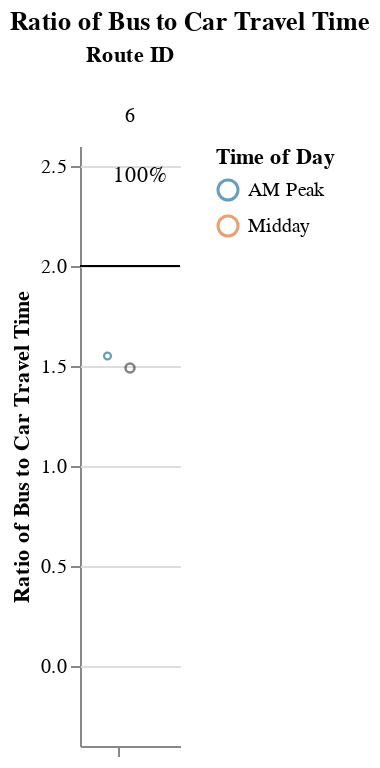
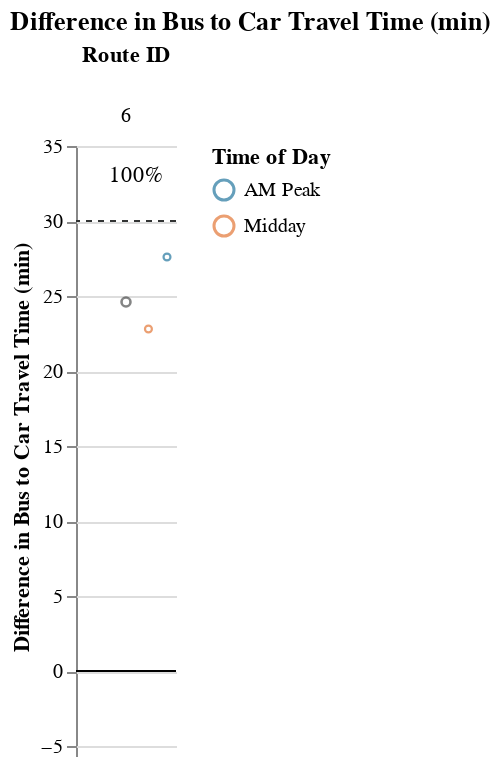

Notebook source saved alongside these figures, in order:
### Markdown cell above
### Medium Routes (1-1.5 hrs)

### Code cell
route_group = "medium"
try:
    display_charts_for_route_group(df, route_group)
except:
    print("No routes meet this criteria.")

### Figure 1 — Vega-Lite specification as saved in the notebook (floating-point values rounded to 4 significant figures)
{"config": {"view": {"continuousWidth": 400, "continuousHeight": 300, "stroke": null}, "facet": {"spacing": 0}}, "data": {"name": "data-4be16a0f30022f8b45fa4d2267abdd32"}, "facet": {"column": {"field": "route_id", "sort": ["6"], "title": "Route ID", "type": "nominal"}}, "spec": {"layer": [{"mark": "rule", "encoding": {"color": {"value": "black"}, "y": {"field": "cutoff", "type": "quantitative"}}, "selection": {"selector003": {"type": "interval", "bind": "scales", "encodings": ["x", "y"]}}}, {"mark": {"type": "point", "opacity": 0.65, "size": 12, "strokeWidth": 1.1}, "encoding": {"color": {"field": "time_of_day", "scale": {"range": ["#136C97", "#E16B26", "#F6BF16", "#00896B", "#7790A3", "#5B559C"]}, "sort": ["AM Peak", "Midday", "PM Peak", "Owl Service"], "title": "Time of Day", "type": "nominal"}, "tooltip": [{"field": "route_id", "type": "nominal"}, {"field": "trip_id", "type": "nominal"}, {"field": "service_hours", "type": "quantitative"}, {"field": "car_duration_hours", "type": "quantitative"}, {"field": "bus_multiplier", "type": "quantitative"}, {"field": "bus_difference", "type": "quantitative"}, {"field": "num_trips", "type": "quantitative"}, {"field": "num_competitive", "type": "quantitative"}, {"field": "pct_trips_competitive", "type": "quantitative"}, {"field": "p25", "type": "quantitative"}, {"field": "p50", "type": "quantitative"}, {"field": "p75", "type": "quantitative"}], "x": {"axis": {"grid": false, "labels": false, "ticks": true, "values": [0]}, "field": "jitter", "scale": {}, "title": null, "type": "quantitative"}, "y": {"field": "bus_multiplier", "scale": {"domain": [-0.25, 2.5]}, "title": "Ratio of Bus to Car Travel Time", "type": "quantitative"}}, "transform": [{"calculate": "sqrt(-2*log(random()))*cos(2*PI*random())", "as": "jitter"}], "width": 50}, {"layer": [{"mark": {"type": "point", "opacity": 0.6, "size": 20, "strokeWidth": 1.3}, "encoding": {"color": {"value": "#323434"}, "y": {"field": "bus_multiplier", "type": "quantitative"}}, "transform": [{"filter": "(datum.p50_trip === 1)"}]}, {"mark": {"type": "text", "align": "center", "baseline": "middle"}, "encoding": {"color": {"value": "black"}, "text": {"field": "pct_trips_competitive", "format": ".0%", "type": "quantitative"}, "tooltip": [{"field": "route_id", "type": "nominal"}, {"field": "trip_id", "type": "nominal"}, {"field": "service_hours", "type": "quantitative"}, {"field": "car_duration_hours", "type": "quantitative"}, {"field": "bus_multiplier", "type": "quantitative"}, {"field": "bus_difference", "type": "quantitative"}, {"field": "num_trips", "type": "quantitative"}, {"field": "num_competitive", "type": "quantitative"}, {"field": "pct_trips_competitive", "type": "quantitative"}, {"field": "p25", "type": "quantitative"}, {"field": "p50", "type": "quantitative"}, {"field": "p75", "type": "quantitative"}], "x": {"value": 30}, "y": {"value": 15}}, "transform": [{"calculate": "sqrt(-2*log(random()))*cos(2*PI*random())", "as": "jitter"}, {"filter": "(datum.fastest_trip === 1)"}]}]}]}, "resolve": {"scale": {"y": "shared"}}, "title": "Ratio of Bus to Car Travel Time", "$schema": "https://vega.github.io/schema/vega-lite/v4.17.0.json", "datasets": {"data-4be16a0f30022f8b45fa4d2267abdd32": [{"calitp_itp_id": 169, "trip_key": -9130655791526121727, "trip_id": "6WD6_1645", "shape_id": "6", "route_id": "6", "service_hours": 1.22, "trip_first_departure_ts": 60300, "trip_last_arrival_ts": 64680, "departure_hour": 16, "time_of_day": "Midday", "p25": 1.235, "p50": 1.25, "p75": 1.275, "p50_trip": 0, "fastest_trip": 1, "car_duration_hours": 0.84, "competitive_route": 1, "bus_multiplier": 1.45, "bus_difference": 22.8, "num_trips": 3, "num_competitive": 3, "pct_trips_competitive": 1.0, "bus_difference_spread": 4.8, "route_group": "medium", "max_trip_hrs": 1.3, "max_trip_route_group": 1.3, "name": "City of Lompoc", "caltrans_district": "05 - San Luis Obispo", "drmt_organization_name": null, "cutoff2": 30, "cutoff": 2}, {"calitp_itp_id": 169, "trip_key": -2574567352452424182, "trip_id": "6WD6_1300", "shape_id": "6", "route_id": "6", "service_hours": 1.25, "trip_first_departure_ts": 46800, "trip_last_arrival_ts": 51300, "departure_hour": 13, "time_of_day": "Midday", "p25": 1.235, "p50": 1.25, "p75": 1.275, "p50_trip": 1, "fastest_trip": 0, "car_duration_hours": 0.84, "competitive_route": 1, "bus_multiplier": 1.49, "bus_difference": 24.6, "num_trips": 3, "num_competitive": 3, "pct_trips_competitive": 1.0, "bus_difference_spread": 4.8, "route_group": "medium", "max_trip_hrs": 1.3, "max_trip_route_group": 1.3, "name": "City of Lompoc", "caltrans_district": "05 - San Luis Obispo", "drmt_organization_name": null, "cutoff2": 30, "cutoff": 2}, {"calitp_itp_id": 169, "trip_key": 2696374193022581807, "trip_id": "6WD6_0715", "shape_id": "6", "route_id": "6", "service_hours": 1.3, "trip_first_departure_ts": 26100, "trip_last_arrival_ts": 30780, "departure_hour": 7, "time_of_day": "AM Peak", "p25": 1.235, "p50": 1.25, "p75": 1.275, "p50_trip": 0, "fastest_trip": 0, "car_duration_hours": 0.84, "competitive_route": 1, "bus_multiplier": 1.55, "bus_difference": 27.6, "num_trips": 3, "num_competitive": 3, "pct_trips_competitive": 1.0, "bus_difference_spread": 4.8, "route_group": "medium", "max_trip_hrs": 1.3, "max_trip_route_group": 1.3, "name": "City of Lompoc", "caltrans_district": "05 - San Luis Obispo", "drmt_organization_name": null, "cutoff2": 30, "cutoff": 2}]}}

### Figure 2 — Vega-Lite specification as saved in the notebook (floating-point values rounded to 4 significant figures)
{"config": {"view": {"continuousWidth": 400, "continuousHeight": 300, "stroke": null}, "facet": {"spacing": 0}}, "data": {"name": "data-156c9d652bd91c1998af2fd01b28a4c7"}, "facet": {"column": {"field": "route_id", "sort": ["6"], "title": "Route ID", "type": "nominal"}}, "spec": {"layer": [{"mark": "rule", "encoding": {"color": {"value": "black"}, "y": {"field": "cutoff", "type": "quantitative"}}, "selection": {"selector004": {"type": "interval", "bind": "scales", "encodings": ["x", "y"]}}}, {"mark": {"type": "rule", "strokeDash": [3, 3]}, "encoding": {"color": {"value": "#323434"}, "y": {"field": "cutoff2", "type": "quantitative"}}}, {"mark": {"type": "point", "opacity": 0.65, "size": 12, "strokeWidth": 1.1}, "encoding": {"color": {"field": "time_of_day", "scale": {"range": ["#136C97", "#E16B26", "#F6BF16", "#00896B", "#7790A3", "#5B559C"]}, "sort": ["AM Peak", "Midday", "PM Peak", "Owl Service"], "title": "Time of Day", "type": "nominal"}, "tooltip": [{"field": "route_id", "type": "nominal"}, {"field": "trip_id", "type": "nominal"}, {"field": "service_hours", "type": "quantitative"}, {"field": "car_duration_hours", "type": "quantitative"}, {"field": "bus_multiplier", "type": "quantitative"}, {"field": "bus_difference", "type": "quantitative"}, {"field": "num_trips", "type": "quantitative"}, {"field": "num_competitive", "type": "quantitative"}, {"field": "pct_trips_competitive", "type": "quantitative"}, {"field": "p25", "type": "quantitative"}, {"field": "p50", "type": "quantitative"}, {"field": "p75", "type": "quantitative"}], "x": {"axis": {"grid": false, "labels": false, "ticks": true, "values": [0]}, "field": "jitter", "scale": {}, "title": null, "type": "quantitative"}, "y": {"field": "bus_difference", "scale": {"domain": [-5, 35.0]}, "title": "Difference in Bus to Car Travel Time (min)", "type": "quantitative"}}, "transform": [{"calculate": "sqrt(-2*log(random()))*cos(2*PI*random())", "as": "jitter"}], "width": 50}, {"layer": [{"mark": {"type": "point", "opacity": 0.6, "size": 20, "strokeWidth": 1.3}, "encoding": {"color": {"value": "#323434"}, "y": {"field": "bus_difference", "type": "quantitative"}}, "transform": [{"filter": "(datum.p50_trip === 1)"}]}, {"mark": {"type": "text", "align": "center", "baseline": "middle"}, "encoding": {"color": {"value": "black"}, "text": {"field": "pct_trips_competitive", "format": ".0%", "type": "quantitative"}, "tooltip": [{"field": "route_id", "type": "nominal"}, {"field": "trip_id", "type": "nominal"}, {"field": "service_hours", "type": "quantitative"}, {"field": "car_duration_hours", "type": "quantitative"}, {"field": "bus_multiplier", "type": "quantitative"}, {"field": "bus_difference", "type": "quantitative"}, {"field": "num_trips", "type": "quantitative"}, {"field": "num_competitive", "type": "quantitative"}, {"field": "pct_trips_competitive", "type": "quantitative"}, {"field": "p25", "type": "quantitative"}, {"field": "p50", "type": "quantitative"}, {"field": "p75", "type": "quantitative"}], "x": {"value": 30}, "y": {"value": 15}}, "transform": [{"calculate": "sqrt(-2*log(random()))*cos(2*PI*random())", "as": "jitter"}, {"filter": "(datum.fastest_trip === 1)"}]}]}]}, "resolve": {"scale": {"y": "shared"}}, "title": "Difference in Bus to Car Travel Time (min)", "$schema": "https://vega.github.io/schema/vega-lite/v4.17.0.json", "datasets": {"data-156c9d652bd91c1998af2fd01b28a4c7": [{"calitp_itp_id": 169, "trip_key": -9130655791526121727, "trip_id": "6WD6_1645", "shape_id": "6", "route_id": "6", "service_hours": 1.22, "trip_first_departure_ts": 60300, "trip_last_arrival_ts": 64680, "departure_hour": 16, "time_of_day": "Midday", "p25": 1.235, "p50": 1.25, "p75": 1.275, "p50_trip": 0, "fastest_trip": 1, "car_duration_hours": 0.84, "competitive_route": 1, "bus_multiplier": 1.45, "bus_difference": 22.8, "num_trips": 3, "num_competitive": 3, "pct_trips_competitive": 1.0, "bus_difference_spread": 4.8, "route_group": "medium", "max_trip_hrs": 1.3, "max_trip_route_group": 1.3, "name": "City of Lompoc", "caltrans_district": "05 - San Luis Obispo", "drmt_organization_name": null, "cutoff2": 30, "cutoff": 0}, {"calitp_itp_id": 169, "trip_key": -2574567352452424182, "trip_id": "6WD6_1300", "shape_id": "6", "route_id": "6", "service_hours": 1.25, "trip_first_departure_ts": 46800, "trip_last_arrival_ts": 51300, "departure_hour": 13, "time_of_day": "Midday", "p25": 1.235, "p50": 1.25, "p75": 1.275, "p50_trip": 1, "fastest_trip": 0, "car_duration_hours": 0.84, "competitive_route": 1, "bus_multiplier": 1.49, "bus_difference": 24.6, "num_trips": 3, "num_competitive": 3, "pct_trips_competitive": 1.0, "bus_difference_spread": 4.8, "route_group": "medium", "max_trip_hrs": 1.3, "max_trip_route_group": 1.3, "name": "City of Lompoc", "caltrans_district": "05 - San Luis Obispo", "drmt_organization_name": null, "cutoff2": 30, "cutoff": 0}, {"calitp_itp_id": 169, "trip_key": 2696374193022581807, "trip_id": "6WD6_0715", "shape_id": "6", "route_id": "6", "service_hours": 1.3, "trip_first_departure_ts": 26100, "trip_last_arrival_ts": 30780, "departure_hour": 7, "time_of_day": "AM Peak", "p25": 1.235, "p50": 1.25, "p75": 1.275, "p50_trip": 0, "fastest_trip": 0, "car_duration_hours": 0.84, "competitive_route": 1, "bus_multiplier": 1.55, "bus_difference": 27.6, "num_trips": 3, "num_competitive": 3, "pct_trips_competitive": 1.0, "bus_difference_spread": 4.8, "route_group": "medium", "max_trip_hrs": 1.3, "max_trip_route_group": 1.3, "name": "City of Lompoc", "caltrans_district": "05 - San Luis Obispo", "drmt_organization_name": null, "cutoff2": 30, "cutoff": 0}]}}
